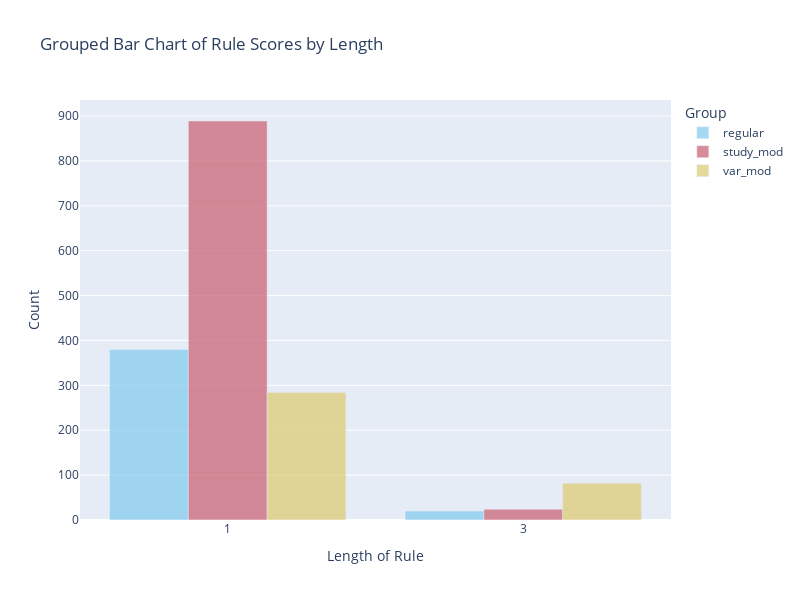

Notebook cell for this chart:
### Code cell
fig = go.Figure()

# Define color palette with distinct colors for each 'th' value
color_palette = px.colors.qualitative.Safe  # Using a safe qualitative color palette

# Create grouped bar chart for each unique 'th' value
for i, th_value in enumerate(rules_effect['th'].unique()):
    filtered_df = rules_effect[(rules_effect['th'] == th_value) & (rules_effect['score'] >= 0.1)]
    
    # Group by 'len_rule' and calculate counts
    len_rule_counts = filtered_df.groupby('len_rule').size().reset_index(name='count')
    
    fig.add_trace(go.Bar(
        x=len_rule_counts['len_rule'],
        y=len_rule_counts['count'],
        name=f"{th_value}",
        marker_color=color_palette[i % len(color_palette)],  # Assigning color from palette
        opacity=0.75,  # Adjusting opacity for better visibility
        offsetgroup=i,  # Group bars by 'th_value'
    ))

# Update layout
fig.update_layout(
    barmode='group',  # Grouped bars
    width=800,
    height=600,
    title_text='Grouped Bar Chart of Rule Scores by Length',
    xaxis=dict(title='Length of Rule'),
    yaxis=dict(title='Count'),
    legend=dict(title='Group'),
)

### Figure 1 — Plotly figure (JSON) as saved in the notebook; plotly's stock layout.template omitted (floating-point values rounded to 4 significant figures)
{"data": [{"marker": {"color": "rgb(136, 204, 238)"}, "name": "regular", "offsetgroup": "0", "opacity": 0.75, "type": "bar", "x": [1, 3], "y": [380, 20]}, {"marker": {"color": "rgb(204, 102, 119)"}, "name": "study_mod", "offsetgroup": "1", "opacity": 0.75, "type": "bar", "x": [1, 3], "y": [889, 24]}, {"marker": {"color": "rgb(221, 204, 119)"}, "name": "var_mod", "offsetgroup": "2", "opacity": 0.75, "type": "bar", "x": [1, 3], "y": [284, 82]}], "layout": {"barmode": "group", "height": 600, "legend": {"title": {"text": "Group"}}, "title": {"text": "Grouped Bar Chart of Rule Scores by Length"}, "width": 800, "xaxis": {"title": {"text": "Length of Rule"}}, "yaxis": {"title": {"text": "Count"}}}}
